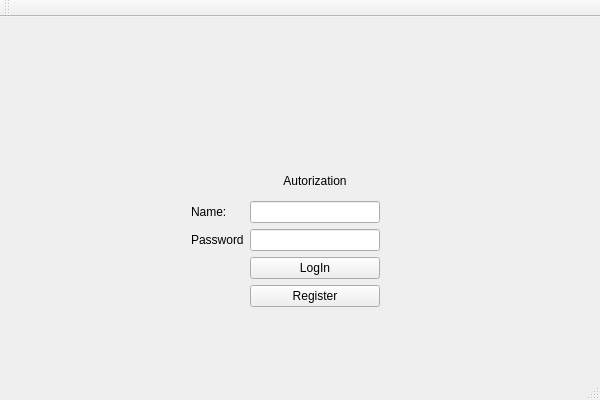
<?xml version="1.0" encoding="UTF-8"?>
<ui version="4.0">
 <class>auth_windowClass</class>
 <widget class="QMainWindow" name="auth_windowClass">
  <property name="geometry">
   <rect>
    <x>0</x>
    <y>0</y>
    <width>600</width>
    <height>400</height>
   </rect>
  </property>
  <property name="windowTitle">
   <string>auth_window</string>
  </property>
  <widget class="QWidget" name="centralWidget">
   <widget class="QWidget" name="gridLayoutWidget">
    <property name="geometry">
     <rect>
      <x>180</x>
      <y>140</y>
      <width>211</width>
      <height>161</height>
     </rect>
    </property>
    <layout class="QGridLayout" name="gridLayout">
     <item row="3" column="1">
      <widget class="QPushButton" name="LogInButton">
       <property name="text">
        <string>LogIn</string>
       </property>
      </widget>
     </item>
     <item row="2" column="1">
      <widget class="QLineEdit" name="lineEditPassword"/>
     </item>
     <item row="4" column="1">
      <widget class="QPushButton" name="RegisterButton">
       <property name="text">
        <string>Register</string>
       </property>
      </widget>
     </item>
     <item row="1" column="1">
      <widget class="QLineEdit" name="lineEditName"/>
     </item>
     <item row="0" column="1">
      <widget class="QLabel" name="labelAutorization">
       <property name="text">
        <string>&lt;html&gt;&lt;head/&gt;&lt;body&gt;&lt;p align=&quot;center&quot;&gt;Autorization&lt;/p&gt;&lt;/body&gt;&lt;/html&gt;</string>
       </property>
      </widget>
     </item>
     <item row="1" column="0">
      <widget class="QLabel" name="labelName">
       <property name="text">
        <string>Name:</string>
       </property>
      </widget>
     </item>
     <item row="2" column="0">
      <widget class="QLabel" name="labelPassword">
       <property name="text">
        <string>Password</string>
       </property>
      </widget>
     </item>
    </layout>
   </widget>
  </widget>
  <widget class="QMenuBar" name="menuBar">
   <property name="geometry">
    <rect>
     <x>0</x>
     <y>0</y>
     <width>600</width>
     <height>22</height>
    </rect>
   </property>
  </widget>
  <widget class="QToolBar" name="mainToolBar">
   <attribute name="toolBarArea">
    <enum>TopToolBarArea</enum>
   </attribute>
   <attribute name="toolBarBreak">
    <bool>false</bool>
   </attribute>
  </widget>
  <widget class="QStatusBar" name="statusBar"/>
 </widget>
 <layoutdefault spacing="6" margin="11"/>
 <tabstops>
  <tabstop>lineEditName</tabstop>
  <tabstop>lineEditPassword</tabstop>
  <tabstop>LogInButton</tabstop>
  <tabstop>RegisterButton</tabstop>
 </tabstops>
 <resources/>
 <connections/>
</ui>
